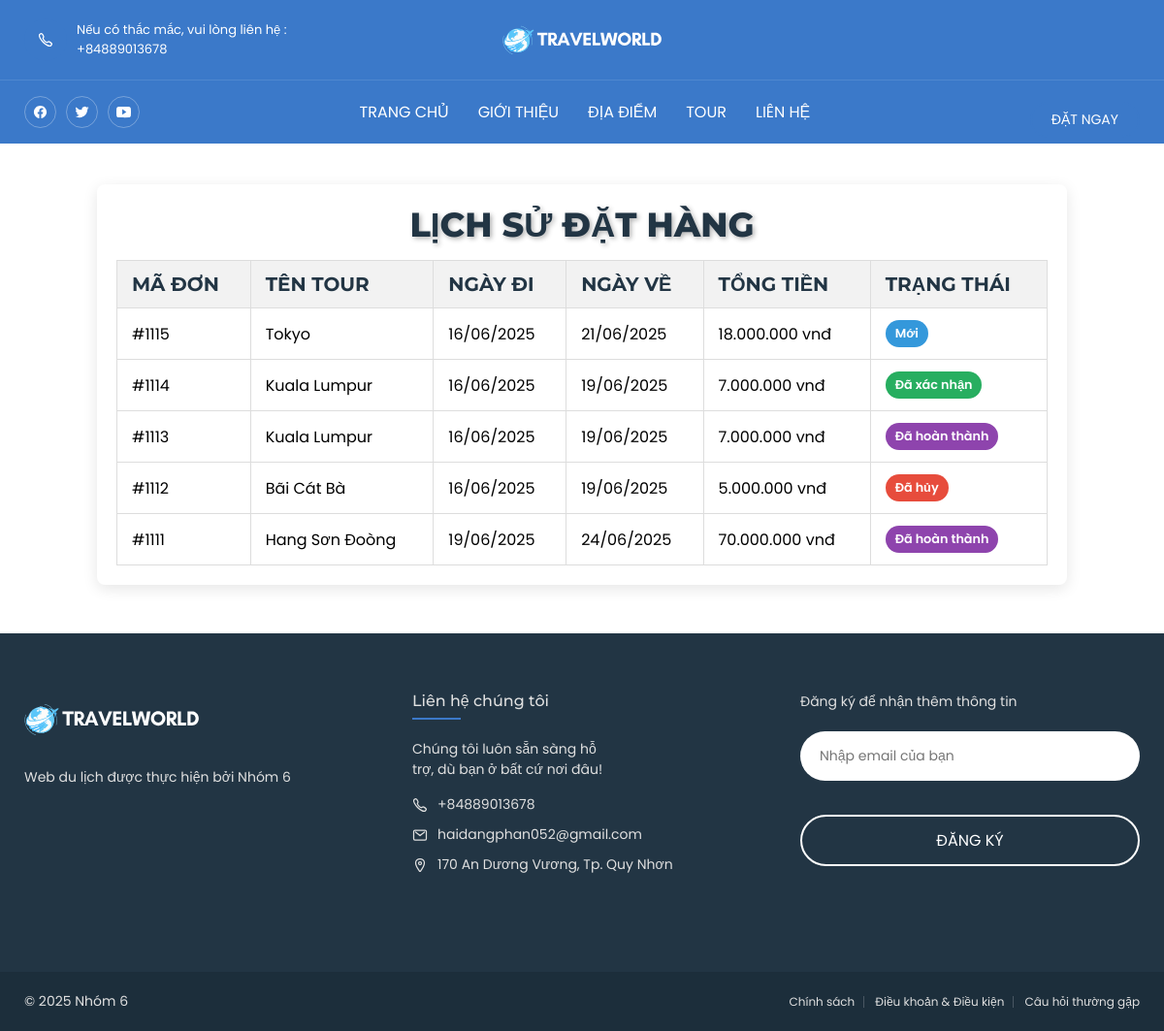
The page /order_history.php (signed in) on the database its author committed.
### tables this page shows
CREATE TABLE `bookings` (
  `booking_id` int(11) NOT NULL,
  `user_id` int(11) NOT NULL,
  `tour_id` int(11) NOT NULL,
  `people` int(11) NOT NULL,
  `checkin` date NOT NULL,
  `checkout` date NOT NULL,
  `total_price` decimal(10,2) DEFAULT NULL,
  `name` varchar(100) DEFAULT NULL,
  `email` varchar(100) DEFAULT NULL,
  `phone` varchar(20) DEFAULT NULL,
  `note` text DEFAULT NULL,
  `payment_method` varchar(50) DEFAULT NULL,
  `ticket_type` varchar(50) DEFAULT NULL,
  `discount_code` varchar(50) DEFAULT NULL,
  `services` text DEFAULT NULL,
  `remaining_price` decimal(10,2) DEFAULT 0.00,
  `deposit` decimal(10,2) DEFAULT 0.00,
  `status` tinyint(1) NOT NULL DEFAULT 0 COMMENT '0: Mới, 1: Đã xác nhận, 2: Đã hoàn thành, 3: Đã hủy'
);

CREATE TABLE `tours` (
  `tour_id` int(11) NOT NULL,
  `destination_id` int(11) DEFAULT NULL,
  `name` varchar(255) NOT NULL,
  `description` text DEFAULT NULL,
  `duration` varchar(50) DEFAULT NULL,
  `pax` int(11) DEFAULT NULL,
  `location` varchar(100) DEFAULT NULL,
  `price` decimal(10,2) DEFAULT NULL,
  `image_url` varchar(255) DEFAULT NULL,
  `rating` float DEFAULT NULL,
  `reviews` int(11) DEFAULT NULL
);

### order_history.php (the view, shortened to what this page needs)
<?php
require_once 'connect.php';
$user_id = $_SESSION['user_id'];
$stmt = $conn->prepare("
    SELECT b.booking_id, t.name AS tour_name, b.checkin, b.checkout, b.total_price, b.status
    FROM bookings b
    JOIN tours t ON b.tour_id = t.tour_id
    WHERE b.user_id = ?
    ORDER BY b.booking_id DESC
");
$stmt->bind_param("i", $user_id);
$stmt->execute();
$result = $stmt->get_result();
$status_map = [
    0 => ['text' => 'Mới', 'color' => '#3498db'],
    1 => ['text' => 'Đã xác nhận', 'color' => '#27ae60'],
    2 => ['text' => 'Đã hoàn thành', 'color' => '#8e44ad'],
    3 => ['text' => 'Đã hủy', 'color' => '#e74c3c']
];
?>
<!DOCTYPE html>
<html lang="vi">
<head>
    <link rel="stylesheet" href="./assets/css/style.css">
	<link rel="stylesheet" href="./assets/css/header.css">
	<link rel="stylesheet" href="./assets/css/footer.css">
	<link rel="stylesheet" href="./assets/css/color.css">
	<link rel="stylesheet" href="./assets/css/package.css">
	<link rel="stylesheet" href="./assets/css/popular.css">
	<link rel="stylesheet" href="./assets/css/booking.css">
</head>
<body id="top" style="background: url('./assets/images/login.jpg') no-repeat center center/cover;">
   <header class="header" data-header style="background-color: var(--bright-navy-blue);">
        <div class="header-top">
            <div class="container">
                <a href="tel:+84889013678" class="helpline-box">
                    <div class="icon-box">
                        <ion-icon name="call-outline"></ion-icon>
                    </div>
                    <div class="wrapper">
                        <p class="helpline-title">Nếu có thắc mắc, vui lòng liên hệ :</p>
                        <p class="helpline-number">+84889013678</p>
                    </div>
                </a>
                <a href="#" class="logo">
                    <img src="./assets/images/logo.svg" alt="TravelWorld logo">
                </a>
            </div>
        </div>
        <div class="header-bottom">
            <div class="container">
                <ul class="social-list">
                    <li>
                        <a href="#" class="social-link">
                            <ion-icon name="logo-facebook"></ion-icon>
                        </a>
                    </li>
                    <li>
                        <a href="#" class="social-link">
                            <ion-icon name="logo-twitter"></ion-icon>
                        </a>
                    </li>
                    <li>
                        <a href="#" class="social-link">
                            <ion-icon name="logo-youtube"></ion-icon>
                        </a>
                    </li>
                </ul>
                <nav class="navbar" data-navbar>
                    <ul class="navbar-list">
                        <li>
                            <a href="index.php" class="navbar-link" data-nav-link>Trang chủ</a>
                        </li>
                        <li>
                            <a href="about.php" class="navbar-link" data-nav-link>giới thiệu</a>
                        </li>
                        <li>
                            <a href="destination.php" class="navbar-link" data-nav-link>địa điểm</a>
                        </li>
                        <li>
                            <a href="tour.php" class="navbar-link" data-nav-link>tour</a>
                        </li>
                        <li>
                            <a href="contact.php" class="navbar-link" data-nav-link>Liên hệ</a>
                        </li>
                    </ul>
                </nav>
                <a href="book.php">
                    <button class="btn btn-primary">Đặt ngay</button>
                </a>
            </div>
        </div>
    </header>
    <main>
        <div class="history-container" style="margin-top: 190px; margin-bottom: 50px;">
            <h2 class="h2 section-title" style="font-size: 35px;">lỊCH SỬ ĐẶT HÀNG</h2>
            <?php if ($result->num_rows > 0): ?>
                <div style="overflow-x:auto;">
                    <table class="order-table">
                        <thead>
                            <tr>
                                <th class="h3 card-title" style="font-size: 20px;">mã đơn</th>
                                <th class="h3 card-title" style="font-size: 20px;">tên tour</th>
                                <th class="h3 card-title" style="font-size: 20px;">ngày đi</th>
                                <th class="h3 card-title" style="font-size: 20px;">ngày về</th>
                                <th class="h3 card-title" style="font-size: 20px;">tổng tiền</th>
                                <th class="h3 card-title" style="font-size: 20px;">trạng thái</th>
                            </tr>
                        </thead>
                        <tbody>
                            <?php while($row = $result->fetch_assoc()):
                                $status_info = $status_map[$row['status']] ?? ['text' => 'Không rõ', 'color' => '#7f8c8d'];
                            ?>
                                <tr>
                                    <td>#<?= $row['booking_id'] ?></td>
                                    <td><?= htmlspecialchars($row['tour_name']) ?></td>
                                    <td><?= date("d/m/Y", strtotime($row['checkin'])) ?></td>
                                    <td><?= date("d/m/Y", strtotime($row['checkout'])) ?></td>
                                    <td><?= number_format($row['total_price'], 0, ',', '.') ?> vnđ</td>
                                    <td><span class="status-badge" style="background-color: <?= $status_info['color'] ?>;"><?= $status_info['text'] ?></span></td>
                                </tr>
                            <?php endwhile; ?>
                        </tbody>
                    </table>
                </div>
            <?php else: ?>
                <p style="text-align: center; padding: 40px 0;">Bạn chưa có đơn đặt hàng nào. Hãy bắt đầu <a href="tour.php" style="color: var(--bright-navy-blue); text-decoration: underline;">khám phá các tour</a> của chúng tôi!</p>
            <?php endif; ?>
        </div>
    </main>
    <footer class="footer">
        <div class="footer-top">
            <div class="container">
                <div class="footer-brand">
                    <a href="#" class="logo">
                        <img src="./assets/images/logo.svg" alt="TravelWorld logo">
                    </a>
                    <p class="footer-text">
                        Web du lịch được thực hiện bởi Nhóm 6
                    </p>
                </div>
                <div class="footer-contact">
                    <h4 class="contact-title">Liên hệ chúng tôi</h4>
                    <p class="contact-text">
                        Chúng tôi luôn sẵn sàng hỗ trợ, dù bạn ở bất cứ nơi đâu!
                    </p>
                    <ul>
                        <li class="contact-item">
                            <ion-icon name="call-outline"></ion-icon>
                            <a href="tel:+84889013678" class="contact-link">+84889013678</a>
                        </li>
                        <li class="contact-item">
                            <ion-icon name="mail-outline"></ion-icon>
                            <a href="mailto:haidangphan052@gmail.com" class="contact-link">haidangphan052@gmail.com</a>
                        </li>
                        <li class="contact-item">
                            <ion-icon name="location-outline"></ion-icon>
                            <address>170 An Dương Vương, Tp. Quy Nhơn</address>
                        </li>
                    </ul>
                </div>
                <div class="footer-form">
                    <p class="form-text">
                        Đăng ký để nhận thêm thông tin
                    </p>
                    <form action="" class="form-wrapper">
                        <input type="email" name="email" class="input-field" placeholder="Nhập email của bạn" required>
                        <button type="submit" class="btn btn-secondary">đăng ký</button>
                    </form>
                </div>
            </div>
        </div>
        <div class="footer-bottom">
            <div class="container">
                <p class="copyright">
                    &copy; 2025 <a href="">Nhóm 6</a>
                </p>
                <ul class="footer-bottom-list">
                    <li><a href="#" class="footer-bottom-link">Chính sách</a></li>
                    <li><a href="#" class="footer-bottom-link">Điều khoản & Điều kiện</a></li>
                    <li><a href="#" class="footer-bottom-link">Câu hỏi thường gặp</a></li>
                </ul>
            </div>
        </div>
    </footer>
</body>
</html>

### assets/css/style.css (style rules this page uses)
*, *::before, *::after { margin: 0; padding: 0; box-sizing: border-box; }
li { list-style: none; }
a { text-decoration: none; }
a, img, span, input, label, button, ion-icon { display: block; }
input, button { background: none; border: none; font: inherit; }
button { cursor: pointer; }
input { width: 100%; }
ion-icon { pointer-events: none; }
html { font-family: var(--ff-poppins); scroll-behavior: smooth; }
body { background: var(--white); }
.container { padding-inline: 15px; }
.btn { color: var(--white); text-transform: uppercase; font-size: var(--fs-5); border-radius: 100px; padding: var(--padding, 8px 18px); border: var(--border-width, 2px) solid transparent; transition: var(--transition); }
.btn-primary { background: var(--bright-navy-blue); border-color: var(--bright-navy-blue); }
.btn-secondary { border-color: var(--white); }
.h1, .h2, .h3 { font-weight: var(--fw-800); font-family: var(--ff-montserrat); text-transform: uppercase; }
.h2, .h3 { color: var(--gunmetal); }
.h2 { font-size: var(--fs-2); }
.h3 { font-size: var(--fs-3); font-weight: var(--fw-700); }
.section-title { margin-bottom: 15px; }
@media (min-width: 580px) { .container { max-width: 580px; margin-inline: auto; } }
@media (min-width: 580px) { .btn { --fs-5: 16px; --padding: 12px 30px; } }
@media (min-width: 768px) { :root { --fs-5: 15px; } }
@media (min-width: 768px) { .container { max-width: 800px; } }
@media (min-width: 992px) { .container { max-width: 1050px; } }
@media (min-width: 1200px) { :root { --section-padding: 100px; } }
@media (min-width: 1200px) { .container { max-width: 1180px; } }

### assets/css/header.css (style rules this page uses)
.header { position: absolute; top: 0; left: 0; width: 100%; padding-top: 61px; z-index: 4; }
.header-top { position: absolute; top: 0; left: 0; width: 100%; transition: var(--transition); border-bottom: 1px solid hsla(0, 0%, 100%, 0.1); padding-block: 15px; z-index: 1; }
.header-top .container { display: grid; grid-template-columns: repeat(3, 1fr); justify-items: flex-start; align-items: center; }
.helpline-box .wrapper { display: none; }
.helpline-box .icon-box { background: var(--bright-navy-blue); padding: 6px; border-radius: 50%; color: var(--white); }
.helpline-box .icon-box ion-icon { --ionicon-stroke-width: 40px; }
.header-top .logo { margin-inline: auto; }
.header-top .logo img { max-width: 100px; }
.header-bottom { border-bottom: 1px solid hsla(0, 0%, 100%, 0.1); }
.header-bottom .container { display: flex; justify-content: space-between; align-items: center; padding-block: 15px; }
.social-list { display: flex; align-items: center; gap: 5px; }
.social-link { color: var(--white); padding: 8px; border: 1px solid hsla(0, 0%, 100%, 0.3); border-radius: 50%; font-size: 15px; transition: var(--transition); }
.header .btn { --padding: 4px 20px; }
.header .navbar { position: fixed; top: 0; right: -300px; width: 100%; max-width: 300px; height: 100%; background: var(--white); visibility: hidden; pointer-events: none; transition: 0.15s ease-in; z-index: 3; }
.navbar-list { border-top: 1px solid hsla(0, 0%, 0%, 0.1); }
.navbar-list li { border-bottom: 1px solid hsla(0, 0%, 0%, 0.1); }
.navbar-link { padding: 15px 20px; color: var(--jet); font-weight: var(--fw-500); font-size: var(--fs-4); transition: var(--transition); text-transform: capitalize; }
.container { position: relative; z-index: 1; }
@media (min-width: 580px) { .header { padding-top: 83px; } }
@media (min-width: 580px) { .helpline-box .icon-box { padding: 14px; } }
@media (min-width: 580px) { .header-top .logo img { max-width: unset; } }
@media (min-width: 580px) { .header .btn { --fs-5: 14px; --padding: 6px 20px; } }
@media (min-width: 768px) { .helpline-box { display: flex; justify-content: flex-start; align-items: center; gap: 10px; } }
@media (min-width: 768px) { .helpline-box .wrapper { display: block; color: var(--white); font-size: var(--fs-6); } }
@media (min-width: 768px) { .social-list { gap: 10px; } }
@media (min-width: 992px) { .header-bottom { border-bottom: none; } }
@media (min-width: 992px) { .header-bottom .container { padding-block: 0; } }
@media (min-width: 992px) { .header .navbar { all: unset; } }
@media (min-width: 992px) { .navbar-list { border-top: none; display: flex; justify-content: center; align-items: center; } }
@media (min-width: 992px) { .navbar-list li { border-bottom: none; } }
@media (min-width: 992px) { .navbar-link { color: var(--white); --fs-4: 16px; font-weight: unset; text-transform: uppercase; padding: 20px 15px; } }

### rows shown on the page
bookings: booking_id "1115", tour.name "Tokyo", checkin "16/06/2025", checkout "21/06/2025", total_price "18.000.000", status "Mới"
bookings: booking_id "1114", tour.name "Kuala Lumpur", checkin "16/06/2025", checkout "19/06/2025", total_price "7.000.000", status "Đã xác nhận"
bookings: booking_id "1113", tour.name "Kuala Lumpur", checkin "16/06/2025", checkout "19/06/2025", total_price "7.000.000", status "Đã hoàn thành"
bookings: booking_id "1112", tour.name "Bãi Cát Bà", checkin "16/06/2025", checkout "19/06/2025", total_price "5.000.000", status "Đã hủy"
bookings: booking_id "1111", tour.name "Hang Sơn Đoòng", checkin "19/06/2025", checkout "24/06/2025", total_price "70.000.000", status "Đã hoàn thành"
